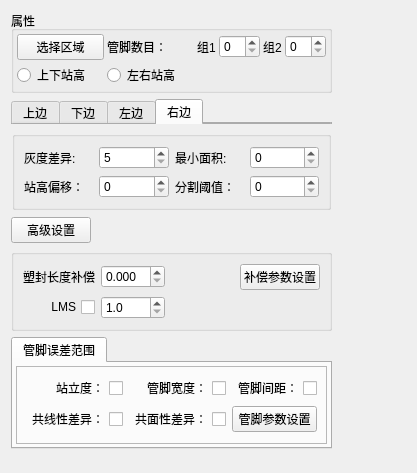
<?xml version="1.0" encoding="UTF-8"?>
<ui version="4.0">
 <class>standLocationWdg</class>
 <widget class="QWidget" name="standLocationWdg">
  <property name="geometry">
   <rect>
    <x>0</x>
    <y>0</y>
    <width>417</width>
    <height>473</height>
   </rect>
  </property>
  <property name="windowTitle">
   <string>standLocationWdg</string>
  </property>
  <layout class="QGridLayout" name="gridLayout_4">
   <item row="0" column="1">
    <spacer name="horizontalSpacer_17">
     <property name="orientation">
      <enum>Qt::Horizontal</enum>
     </property>
     <property name="sizeHint" stdset="0">
      <size>
       <width>1</width>
       <height>17</height>
      </size>
     </property>
    </spacer>
   </item>
   <item row="0" column="0">
    <layout class="QVBoxLayout" name="verticalLayout_3">
     <item>
      <widget class="QGroupBox" name="groupBox">
       <property name="title">
        <string>属性</string>
       </property>
       <layout class="QGridLayout" name="gridLayout_8">
        <property name="leftMargin">
         <number>3</number>
        </property>
        <property name="topMargin">
         <number>3</number>
        </property>
        <property name="rightMargin">
         <number>3</number>
        </property>
        <property name="bottomMargin">
         <number>3</number>
        </property>
        <property name="spacing">
         <number>3</number>
        </property>
        <item row="0" column="0">
         <widget class="QPushButton" name="bt_selectRoi">
          <property name="text">
           <string>选择区域</string>
          </property>
          <property name="checkable">
           <bool>true</bool>
          </property>
         </widget>
        </item>
        <item row="0" column="1">
         <widget class="QLabel" name="label_2">
          <property name="text">
           <string>管脚数目：</string>
          </property>
         </widget>
        </item>
        <item row="0" column="2">
         <layout class="QHBoxLayout" name="horizontalLayout_21">
          <item>
           <widget class="QLabel" name="label_3">
            <property name="text">
             <string>组1</string>
            </property>
           </widget>
          </item>
          <item>
           <widget class="QSpinBox" name="sp_grp1pinNum">
            <property name="maximum">
             <number>15</number>
            </property>
           </widget>
          </item>
          <item>
           <widget class="QLabel" name="label_8">
            <property name="text">
             <string>组2</string>
            </property>
           </widget>
          </item>
          <item>
           <widget class="QSpinBox" name="sp_grp2pinNum">
            <property name="maximum">
             <number>15</number>
            </property>
           </widget>
          </item>
         </layout>
        </item>
        <item row="2" column="0">
         <widget class="QRadioButton" name="rb_upDw">
          <property name="text">
           <string>上下站高</string>
          </property>
         </widget>
        </item>
        <item row="2" column="1">
         <widget class="QRadioButton" name="rb_lfRt">
          <property name="text">
           <string>左右站高</string>
          </property>
         </widget>
        </item>
       </layout>
      </widget>
     </item>
     <item>
      <layout class="QVBoxLayout" name="verticalLayout">
       <item>
        <widget class="QTabWidget" name="tabWidget">
         <property name="maximumSize">
          <size>
           <width>16777215</width>
           <height>25</height>
          </size>
         </property>
         <property name="currentIndex">
          <number>3</number>
         </property>
         <widget class="QWidget" name="tab">
          <attribute name="title">
           <string>上边</string>
          </attribute>
          <layout class="QGridLayout" name="gridLayout_9"/>
         </widget>
         <widget class="QWidget" name="tab_2">
          <attribute name="title">
           <string>下边</string>
          </attribute>
          <layout class="QGridLayout" name="gridLayout_10"/>
         </widget>
         <widget class="QWidget" name="tab_3">
          <attribute name="title">
           <string>左边</string>
          </attribute>
          <layout class="QGridLayout" name="gridLayout_11"/>
         </widget>
         <widget class="QWidget" name="tab_4">
          <attribute name="title">
           <string>右边</string>
          </attribute>
          <layout class="QGridLayout" name="gridLayout_12"/>
         </widget>
        </widget>
       </item>
       <item>
        <widget class="QStackedWidget" name="stackedWidget">
         <property name="currentIndex">
          <number>0</number>
         </property>
         <widget class="QWidget" name="page">
          <layout class="QGridLayout" name="gridLayout_3">
           <property name="leftMargin">
            <number>1</number>
           </property>
           <property name="topMargin">
            <number>1</number>
           </property>
           <property name="rightMargin">
            <number>1</number>
           </property>
           <property name="bottomMargin">
            <number>1</number>
           </property>
           <property name="spacing">
            <number>1</number>
           </property>
           <item row="0" column="0">
            <widget class="QGroupBox" name="groupBox_9">
             <property name="title">
              <string/>
             </property>
             <layout class="QGridLayout" name="gridLayout_2">
              <item row="0" column="0">
               <widget class="QLabel" name="label_25">
                <property name="text">
                 <string>灰度差异:</string>
                </property>
               </widget>
              </item>
              <item row="1" column="1">
               <widget class="QSpinBox" name="sp_standoffOffset">
                <property name="buttonSymbols">
                 <enum>QAbstractSpinBox::UpDownArrows</enum>
                </property>
                <property name="minimum">
                 <number>0</number>
                </property>
               </widget>
              </item>
              <item row="0" column="3">
               <widget class="QSpinBox" name="sp_minArea">
                <property name="buttonSymbols">
                 <enum>QAbstractSpinBox::UpDownArrows</enum>
                </property>
                <property name="maximum">
                 <number>9000</number>
                </property>
               </widget>
              </item>
              <item row="0" column="2">
               <widget class="QLabel" name="label_27">
                <property name="text">
                 <string>最小面积:</string>
                </property>
               </widget>
              </item>
              <item row="1" column="2">
               <widget class="QLabel" name="label_9">
                <property name="text">
                 <string>分割阈值：</string>
                </property>
               </widget>
              </item>
              <item row="1" column="3">
               <widget class="QSpinBox" name="sp_grayval">
                <property name="buttonSymbols">
                 <enum>QAbstractSpinBox::UpDownArrows</enum>
                </property>
                <property name="maximum">
                 <number>255</number>
                </property>
               </widget>
              </item>
              <item row="0" column="1">
               <widget class="QSpinBox" name="sp_minGrayDiff">
                <property name="buttonSymbols">
                 <enum>QAbstractSpinBox::UpDownArrows</enum>
                </property>
                <property name="minimum">
                 <number>5</number>
                </property>
                <property name="maximum">
                 <number>200</number>
                </property>
               </widget>
              </item>
              <item row="1" column="0">
               <widget class="QLabel" name="label_43">
                <property name="toolTip">
                 <string/>
                </property>
                <property name="text">
                 <string>站高偏移：</string>
                </property>
               </widget>
              </item>
             </layout>
            </widget>
           </item>
          </layout>
         </widget>
        </widget>
       </item>
      </layout>
     </item>
     <item>
      <layout class="QHBoxLayout" name="horizontalLayout_2">
       <item>
        <widget class="QPushButton" name="bt_advance">
         <property name="text">
          <string>高级设置</string>
         </property>
         <property name="checkable">
          <bool>true</bool>
         </property>
        </widget>
       </item>
       <item>
        <spacer name="horizontalSpacer_2">
         <property name="orientation">
          <enum>Qt::Horizontal</enum>
         </property>
         <property name="sizeHint" stdset="0">
          <size>
           <width>40</width>
           <height>20</height>
          </size>
         </property>
        </spacer>
       </item>
      </layout>
     </item>
     <item>
      <widget class="QGroupBox" name="grp_advance">
       <property name="title">
        <string/>
       </property>
       <layout class="QGridLayout" name="gridLayout">
        <item row="0" column="1">
         <widget class="QDoubleSpinBox" name="dsp_packageOffset">
          <property name="buttonSymbols">
           <enum>QAbstractSpinBox::UpDownArrows</enum>
          </property>
          <property name="decimals">
           <number>3</number>
          </property>
         </widget>
        </item>
        <item row="0" column="3" colspan="2">
         <widget class="QPushButton" name="bt_corrTable">
          <property name="text">
           <string>补偿参数设置</string>
          </property>
         </widget>
        </item>
        <item row="0" column="0">
         <widget class="QLabel" name="label_44">
          <property name="toolTip">
           <string/>
          </property>
          <property name="text">
           <string>塑封长度补偿</string>
          </property>
         </widget>
        </item>
        <item row="0" column="2">
         <spacer name="horizontalSpacer">
          <property name="orientation">
           <enum>Qt::Horizontal</enum>
          </property>
          <property name="sizeHint" stdset="0">
           <size>
            <width>40</width>
            <height>20</height>
           </size>
          </property>
         </spacer>
        </item>
        <item row="1" column="0">
         <widget class="QCheckBox" name="cb_LMS">
          <property name="layoutDirection">
           <enum>Qt::RightToLeft</enum>
          </property>
          <property name="text">
           <string>LMS</string>
          </property>
         </widget>
        </item>
        <item row="1" column="1">
         <widget class="QDoubleSpinBox" name="dsp_LMSFactor">
          <property name="decimals">
           <number>1</number>
          </property>
          <property name="minimum">
           <double>1.000000000000000</double>
          </property>
          <property name="maximum">
           <double>3.000000000000000</double>
          </property>
          <property name="singleStep">
           <double>0.500000000000000</double>
          </property>
         </widget>
        </item>
       </layout>
      </widget>
     </item>
     <item>
      <widget class="QTabWidget" name="tabWidget_2">
       <property name="currentIndex">
        <number>0</number>
       </property>
       <widget class="QWidget" name="tab_5">
        <attribute name="title">
         <string>管脚误差范围</string>
        </attribute>
        <layout class="QGridLayout" name="gridLayout_15">
         <property name="leftMargin">
          <number>3</number>
         </property>
         <property name="topMargin">
          <number>3</number>
         </property>
         <property name="rightMargin">
          <number>3</number>
         </property>
         <property name="bottomMargin">
          <number>3</number>
         </property>
         <property name="spacing">
          <number>3</number>
         </property>
         <item row="1" column="0">
          <widget class="QFrame" name="frame_2">
           <property name="frameShape">
            <enum>QFrame::StyledPanel</enum>
           </property>
           <property name="frameShadow">
            <enum>QFrame::Raised</enum>
           </property>
           <layout class="QGridLayout" name="gridLayout_5">
            <item row="1" column="1">
             <widget class="QCheckBox" name="cb_coplanar">
              <property name="layoutDirection">
               <enum>Qt::RightToLeft</enum>
              </property>
              <property name="text">
               <string>共面性差异：</string>
              </property>
             </widget>
            </item>
            <item row="0" column="0">
             <widget class="QCheckBox" name="cb_standoff">
              <property name="layoutDirection">
               <enum>Qt::RightToLeft</enum>
              </property>
              <property name="text">
               <string>站立度：</string>
              </property>
             </widget>
            </item>
            <item row="0" column="1">
             <widget class="QCheckBox" name="cb_pinWidth">
              <property name="layoutDirection">
               <enum>Qt::RightToLeft</enum>
              </property>
              <property name="text">
               <string>管脚宽度：</string>
              </property>
             </widget>
            </item>
            <item row="0" column="2">
             <widget class="QCheckBox" name="cb_pinInterval">
              <property name="layoutDirection">
               <enum>Qt::RightToLeft</enum>
              </property>
              <property name="text">
               <string>管脚间距：</string>
              </property>
             </widget>
            </item>
            <item row="1" column="0">
             <widget class="QCheckBox" name="cb_standoffDiff">
              <property name="layoutDirection">
               <enum>Qt::RightToLeft</enum>
              </property>
              <property name="text">
               <string>共线性差异：</string>
              </property>
             </widget>
            </item>
            <item row="1" column="2">
             <widget class="QPushButton" name="bt_table">
              <property name="text">
               <string>管脚参数设置</string>
              </property>
             </widget>
            </item>
           </layout>
          </widget>
         </item>
        </layout>
       </widget>
      </widget>
     </item>
    </layout>
   </item>
   <item row="1" column="0">
    <spacer name="verticalSpacer">
     <property name="orientation">
      <enum>Qt::Vertical</enum>
     </property>
     <property name="sizeHint" stdset="0">
      <size>
       <width>20</width>
       <height>18</height>
      </size>
     </property>
    </spacer>
   </item>
  </layout>
 </widget>
 <resources/>
 <connections/>
</ui>
